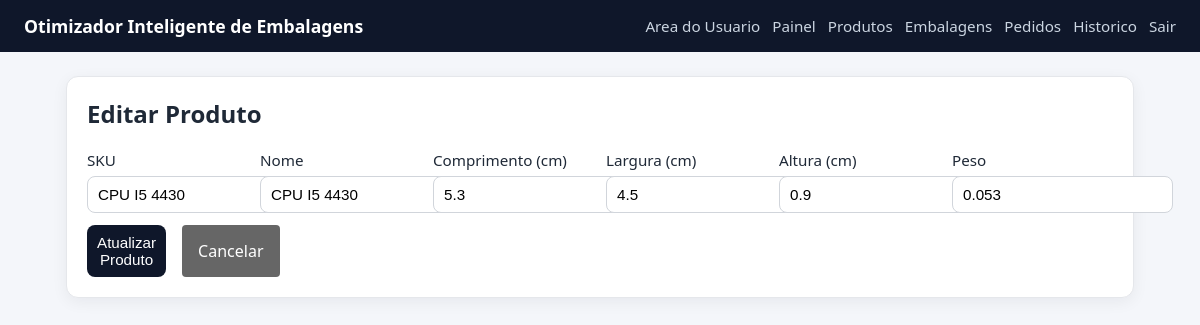
The page /product/6/edit (signed in) on the database its author committed.
### tables this page shows
CREATE TABLE products (
                id INTEGER PRIMARY KEY AUTOINCREMENT,
                name TEXT NOT NULL UNIQUE,
                length_cm REAL NOT NULL,
                width_cm REAL NOT NULL,
                height_cm REAL NOT NULL,
                weight REAL NOT NULL
            , sku TEXT);

### app_volum.py (the view, shortened to what this page needs)
@app.route("/product/<int:product_id>/edit", methods=["GET", "POST"])
@admin_required
def product_edit(product_id):
    product = get_product_by_id(DB_PATH, product_id)
    if not product:
        flash("Produto nao encontrado.", "error")
        return redirect(url_for("products"))
    return render_template("product_edit.html", product=product)

### app_volum.py (called while the page is built)
def admin_required(view_func):
    @wraps(view_func)
    def _wrapped(*args, **kwargs):
        if not session.get("is_admin"):
            next_url = request.path
            return redirect(url_for("admin_login", next=next_url))
        return view_func(*args, **kwargs)
    return _wrapped

### database.py (called while the page is built)
def get_connection(db_path):
    conn = sqlite3.connect(db_path)
    conn.row_factory = sqlite3.Row
    return conn

def get_product_by_id(db_path, product_id):
    with closing(get_connection(db_path)) as conn:
        row = conn.execute("SELECT * FROM products WHERE id = ?", (product_id,)).fetchone()
    return row

### templates/product_edit.html
{% extends 'base.html' %}
{% block content %}
<section class="card">
    <h2>Editar Produto</h2>
    <form method="post" class="form-grid cols-3">
        <label>SKU
            <input type="text" name="sku" value="{{ product['sku'] or '' }}" placeholder="Ex.: PRD00040">
        </label>
        <label>Nome
            <input type="text" name="name" value="{{ product['name'] }}" required>
        </label>
        <label>Comprimento (cm)
            <input type="number" step="0.01" min="0" name="length_cm" value="{{ product['length_cm'] }}" required>
        </label>
        <label>Largura (cm)
            <input type="number" step="0.01" min="0" name="width_cm" value="{{ product['width_cm'] }}" required>
        </label>
        <label>Altura (cm)
            <input type="number" step="0.01" min="0" name="height_cm" value="{{ product['height_cm'] }}" required>
        </label>
        <label>Peso
            <input type="number" step="0.001" min="0" name="weight" value="{{ product['weight'] }}" inputmode="decimal" lang="pt-BR" placeholder="Ex.: 0,085" required>
        </label>
        <div style="display: flex; gap: 1rem;">
            <button type="submit">Atualizar Produto</button>
            <a href="{{ url_for('products') }}" style="padding: 0.5rem 1rem; background: #666; color: white; text-decoration: none; border-radius: 4px; display: flex; align-items: center;">Cancelar</a>
        </div>
    </form>
</section>
{% endblock %}

### static/style.css (style rules this page uses)
* { box-sizing: border-box; }
body { margin: 0; font-family: Segoe UI, Tahoma, sans-serif; background: #f4f6fa; color: #1f2937; }
.card { background: #fff; border-radius: 12px; padding: 20px; border: 1px solid #e5e7eb; box-shadow: 0 4px 16px rgba(15, 23, 42, 0.06); margin-bottom: 18px; }
h2, h3 { margin-top: 0; }
.form-grid { display: grid; gap: 12px; }
.form-grid.cols-3 { grid-template-columns: repeat(auto-fit, minmax(150px, 1fr)); }
label { display: grid; gap: 6px; font-size: 0.95rem; word-break: break-word; }
input, select, button { padding: 9px 10px; border-radius: 8px; border: 1px solid #d1d5db; font-size: 0.95rem; }
button, .btn { background: #0f172a; color: #fff; border: 0; cursor: pointer; text-decoration: none; display: inline-block; }

### rows shown on the page
products: sku "CPU I5 4430", name "CPU I5 4430", length_cm "5.3", width_cm "4.5", height_cm "0.9", weight "0.053"
